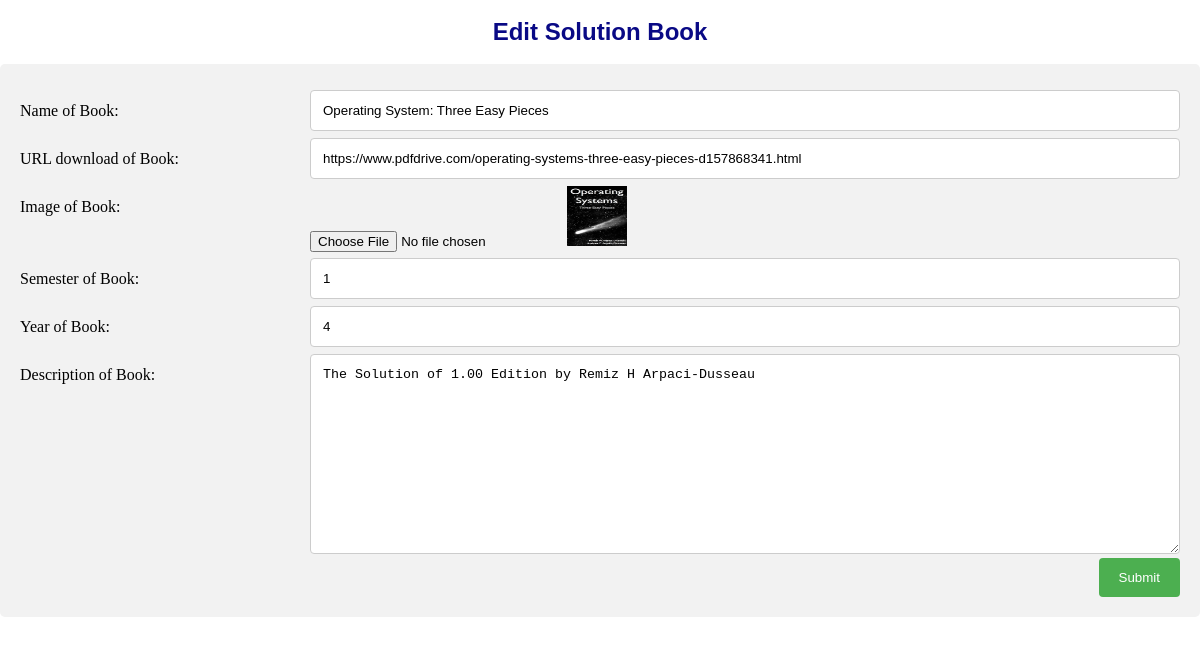
Screenshot of /EditSolBooks.php?id=2 with the database file from the repository.
### tables this page shows
CREATE TABLE `sol_books` (
  `id` int(11) NOT NULL,
  `name` varchar(200) NOT NULL,
  `description` text  NOT NULL,
  `semester` int(11) NOT NULL,
  `year` int(11) NOT NULL,
  `image` varchar(256)  NOT NULL,
  `url_download` varchar(256)  NOT NULL
);

### Html/EditSolBooks.php (the view, shortened to what this page needs)
<?php
include('conn.php');
if (isset($_GET['id']))
{
  $id = $_GET['id'];
  $get_books = "select * from sol_books WHERE id = '$id'";
  $run_books = mysqli_query($con, $get_books);
  $row = mysqli_fetch_array($run_books);
  $name = $row['name'];
  $image = $row['image'];
  $description = $row['description'];
  $semester = $row['semester'];
  $year = $row['year'];
  $url_download = $row['url_download'];
}
?>
<!DOCTYPE html>
<html lang="en">
<head>
  <link rel="stylesheet" href="../Css/index.css"/>
</head>
<body>
  <br>
  <h2 style="text-align: center;">Edit Solution Book</h2>
  <br>
  <div class="container1">
  <form method="post" enctype="multipart/form-data">
  <div class="row">
    <div class="col-25">
      <label>Name of Book:</label>
    </div>
    <div class="col-75">
      <input type="text" name="name" value="<?php echo $name; ?>">
    </div>
  </div>
  <div class="row">
    <div class="col-25">
      <label>URL download of Book:</label>
    </div>
    <div class="col-75">
      <input type="text" name="url_download" value="<?php echo $url_download; ?>">
    </div>
  </div>
  <div class="row">
    <div class="col-25">
      <label>Image of Book:</label>
    </div>
    <div class="col-75">
      <input type="file" name="image" value="images/<?php echo $image; ?>">
      <img src="images/<?php echo $image; ?>" width="60" height="60"/>
    </div>
  </div>
  <div class="row">
    <div class="col-25">
      <label>Semester of Book:</label>
    </div>
    <div class="col-75">
      <input type="text" name="semester" value="<?php echo $semester; ?>">
    </div>
  </div>
  <div class="row">
    <div class="col-25">
      <label>Year of Book:</label>
    </div>
    <div class="col-75">
      <input type="text" name="year" value="<?php echo $year; ?>">
    </div>
  </div>
  <div class="row">
    <div class="col-25">
      <label>Description of Book:</label>
    </div>
    <div class="col-75">
      <textarea id="subject" name="description" style="height:200px"><?php echo $description;?></textarea>
    </div>
  </div>
  <div class="row">
    <input type="submit" name = "submit_btn">
  </div>
  </form>
</div>
</body>
</html>

### Css/index.css (style rules this page uses)
* { margin: 0; padding: 0; }
* { box-sizing:border-box }
h2 , h3 { font-size: 24px; font-weight: bold; font-family: sans-serif ; color:#090985 ; }
input[type=text], select, textarea { width: 100%; padding: 12px; border: 1px solid #ccc; border-radius: 4px; resize: vertical; }
label { padding: 12px 12px 12px 0; display: inline-block; }
input[type=submit] { background-color: #4CAF50; color: white; padding: 12px 20px; border: none; border-radius: 4px; cursor: pointer; float: right; }
.container1 { border-radius: 5px; background-color: #f2f2f2; padding: 20px; }
.col-25 { float: left; width: 25%; margin-top: 6px; }
.col-75 { float: left; width: 75%; margin-top: 6px; }
.row:after { content: ""; display: table; clear: both; }

### rows the page displays
sol_books: name "Operating System: Three Easy Pieces", url_download "https://www.pdfdrive.com/operating-systems-three-easy-pieces-d157868341.html", image (picture), semester "1", year "4", description "The Solution of 1.00 Edition by Remiz H Arpaci-Dusseau"
